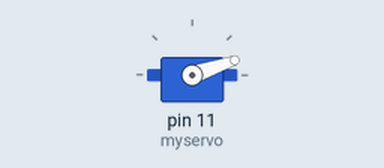
This sketch was run on a simulated Arduino Uno, built with avr-gcc and run on an emulated ATmega328P. Parts: servo.

Above: at 0.05 s.
At 0.2 s:
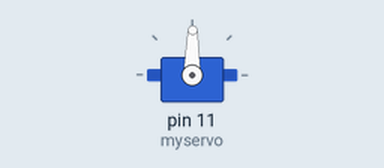
At 0.4 s:
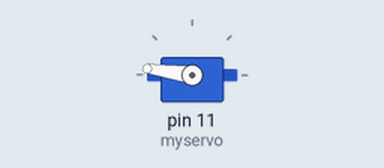
At 0.75 s:
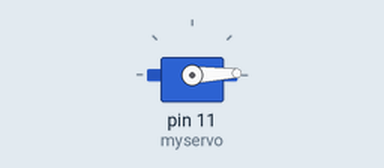
Timing chart, 0 to 3.0 s (numbered marks = the images above):
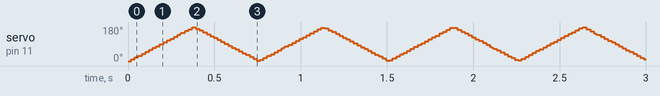

The sketch:

Sevro2.ino
```cpp
#include <Servo.h>
Servo myservo;

void setup() {
 myservo.attach(11);
}

void loop() {
 for(int i = 0; i <= 180; i++)  {
  myservo.write(i);
  delay(2);
 }
 for(int i = 180; i>=0; i--)  {
  myservo.write(i);
  delay(2);
 }
}
```
